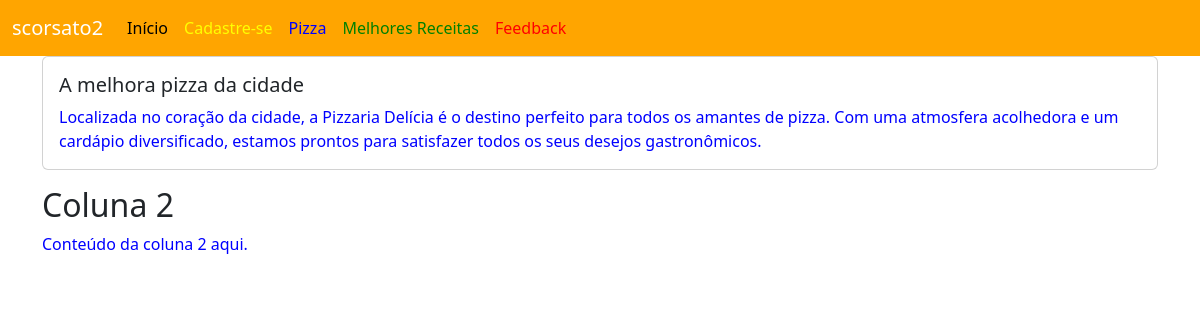
The page / on the database its author committed.
### index/models.py (models this page shows)
class bootstrap_navbar(models.Model):
    nome_navbar = models.CharField(max_length=50)
    def __str__(self):
        return self.nome_navbar
    class Meta:
        verbose_name = "Nome site"
    class Meta:
        verbose_name_plural = "Nome site"

class NavBar_Links(models.Model):
    link_referente_cadastro = models.CharField(max_length=50)
    link_referente_produto = models.CharField(max_length=50)
    link_referente_receita = models.CharField(max_length=50)
    link_referente_cliente = models.CharField(max_length=50)
    class Meta:
        verbose_name = "Defenir nomes dos links"
    class Meta:
        verbose_name_plural = "Defenir nomes dos links"

class Apresentaca_Site(models.Model):
    titulo = models.CharField(max_length=50)
    arq = models.FileField(upload_to="img")
    descricao = models.TextField()
    class Meta:
        verbose_name = "Imagem principal do Site (Logotipo da Empresa)"
    class Meta:
        verbose_name_plural = "Imagem principal do Site (Logotipo da Empresa)"

### index/views.py (the view)
# urls.py: path('', views.index, name='index'),
def index(request):
    if request.method == 'GET':
        nome_do_site = bootstrap_navbar.objects.all().order_by('-id').first()
        liks = NavBar_Links.objects.all().order_by('-id')[:1]
        apresenta_site = Apresentaca_Site.objects.all().order_by('-id').first()
        apresenta_site_titulo = apresenta_site.titulo
        apresenta_site_arq = apresenta_site.arq
        apresenta_site_descricao = apresenta_site.descricao
        return render(request, 'index.html', {'nome_do_site': nome_do_site, 'liks': liks,
                                              'apresenta_site_titulo':apresenta_site_titulo,
                                              'apresenta_site_arq': apresenta_site_arq,
                                              'apresenta_site_descricao': apresenta_site_descricao,
                                              })
    elif request.method == 'POST':
        return render(request, 'index.html')

### index/templates/index.html (shortened to what this page needs)
{% extends 'bootstrap_navbar.html' %}
{% load static %}
{% block head %}
    <link rel="stylesheet" href="{% static 'index/css/index.css' %}">
    <link rel="stylesheet" href="{% static 'bootstrap_navbar/css/bootstrap_navbar.css' %}">
{% endblock %}
{% block body %}
<div class="container">
    <div class="card mb-3">
        <div class="card-body">
            <h5 class="card-title">{{ apresenta_site_titulo }}</h5>
            <p class="card-text">{{ apresenta_site_descricao }}</p>
        </div>
    </div>
    <div class="row">
        <div class="col-md-6">
            <h2>Coluna 2</h2>
            <p>Conteúdo da coluna 2 aqui.</p>
        </div>
    </div>
</div>
{% endblock %}

### index/templates/bootstrap_navbar.html (shortened to what this page needs)
{% extends 'cdn_bootstrap.html' %}
{% load static %}
{% block navbar %}
<nav class="navbar navbar-expand-lg" style="background-color: orange">
  <div class="container-fluid">
    <a class="navbar-brand" href="{% url 'index' %}"><label class="nome-da-pagina">{{ nome_do_site }}</label></a>
    <div class="collapse navbar-collapse" id="navbarNavAltMarkup">
      <div class="navbar-nav">
        <a class="nav-link active" aria-current="page" href="{% url 'index' %}">Início</a>
        {% for link in liks %}
          <a class="nav-link" href="{% url 'link_referente_cadastro' %}"><label class="link-cadastre-se">{{ link.link_referente_cadastro }}</label></a>
          <a class="nav-link" href="{% url 'link_referente_produto' %}"><label class="link1">{{ link.link_referente_produto }}</label></a>
          <a class="nav-link" href="{% url 'link_referente_receita' %}"><label class="link2">{{ link.link_referente_receita }}</label></a>
          <a class="nav-link" href="{% url 'link_referente_cliente' %}"><label class="link3">{{ link.link_referente_cliente }}</label></a>
        {% endfor %}
      </div>
    </div>
  </div>
</nav>
{% endblock %}

### index/templates/cdn_bootstrap.html (shortened to what this page needs)
{% load static %}
<!doctype html>
<html lang="en">
  <head>
    {% block head %}{% endblock %}
    <link href="https://cdn.jsdelivr.net/npm/bootstrap@5.3.3/dist/css/bootstrap.min.css" rel="stylesheet">
  </head>
  <body>
   {% block navbar %}{% endblock %}
   {% block body %}{% endblock %}
  </body>
</html>

### templates/static/index/css/index.css (style rules this page uses)
p { color: blue; }

### rows shown on the page
bootstrap_navbar: nome_navbar "scorsato2"
NavBar_Links: link_referente_cadastro "Cadastre-se", link_referente_produto "Pizza", link_referente_receita "Melhores Receitas", link_referente_cliente "Feedback"
Apresentaca_Site: titulo "A melhora pizza da cidade", descricao "Localizada no coração da cidade, a Pizzaria Delícia é o destino perfeito para todos os amantes de pizza. Com uma atmosfera acolhedora e um cardápio diversificado, estamos prontos para satisfazer todos os seus desejos gastronômicos."
